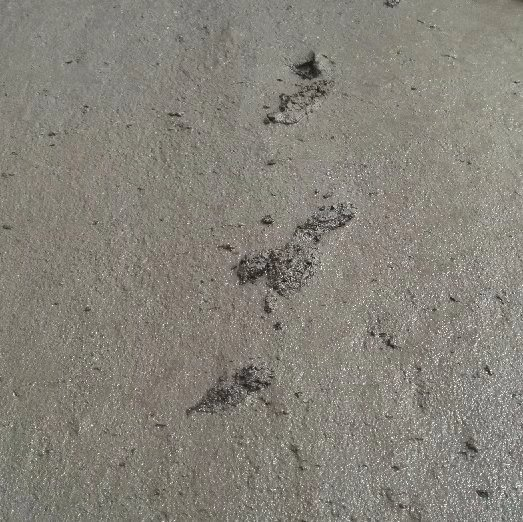
//> input picture images/shuini.jpg, 523 x 522 px
$ ./main064   (built with g++ and OpenCV 4)
//> lines starting //> are read from the running program, lines starting //| are printed output that depends on the picture; after the words box and inside, x2 and y2 are one past the last pixel; in counts of white or black regions, pixels touching at a corner belong together
/*
图像形态学 – 开操作
形态学的开操作是基于腐蚀与膨胀两个操作的组合实现的
开操作 = 腐蚀 + 膨胀
开操作的作用：
开操作可以删除二值图像中小的干扰块，降低图像二值化之后噪点过多的问题，

void cv::morphologyEx(
	InputArray src,
	OutputArray dst,
	int op,
	InputArray kernel,
	Point anchor = Point(-1,-1),
	int iterations = 1,
	int borderType = BORDER_CONSTANT,
)

src 输入图像
dst 输出图像
op 形态学操作
kernel 结构元素
anchor 中心位置锚定
iterations 循环次数
borderType 边缘填充类型

其中op指定为MORPH_OPEN 即表示使用开操作
*/

#include <opencv2/imgproc.hpp>
#include <opencv2/highgui.hpp>
#include <math.h>
using namespace cv;
using namespace std;
int main(int argc, char** argv)
{
	Mat dresult, eresult;
	Mat src = imread("../images/shuini.jpg");
//> src is the input picture: 522 rows x 523 cols, CV_8UC3; mean B, G, R 121.3, 130.4, 133.9

	// 二值图像
	Mat gray, binary, result;
	cvtColor(src, gray, COLOR_BGR2GRAY);
	GaussianBlur(gray, gray, Size(9, 9), 0, 0);
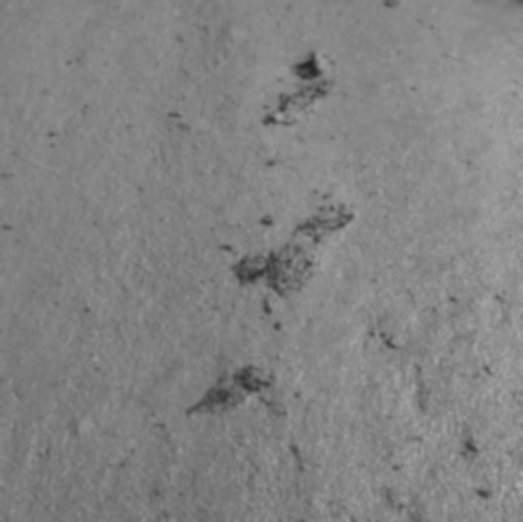
//> gray: 522 rows x 523 cols, CV_8UC1; min 34, max 171, mean 130.5
	adaptiveThreshold(gray, binary, 255, ADAPTIVE_THRESH_GAUSSIAN_C, THRESH_BINARY_INV, 45, 15);
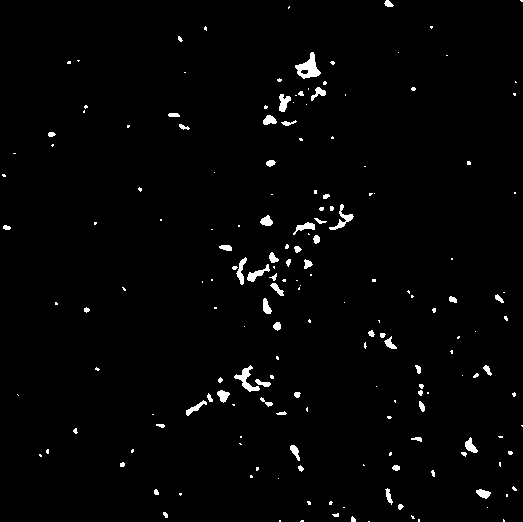
//> binary: 522 rows x 523 cols, CV_8UC1; 1.8% white; 181 white regions (117 under 20 px), largest, box (x1, y1, x2, y2) and area: (295, 52, 321, 79) 336, (234, 365, 260, 392) 232, (329, 204, 354, 230) 173
	imshow("binary", binary);

	// 定义结构元素 5x5大小矩形
	Mat se = getStructuringElement(MORPH_RECT, Size(5, 5), Point(-1, -1));
	morphologyEx(binary, result, MORPH_OPEN, se);
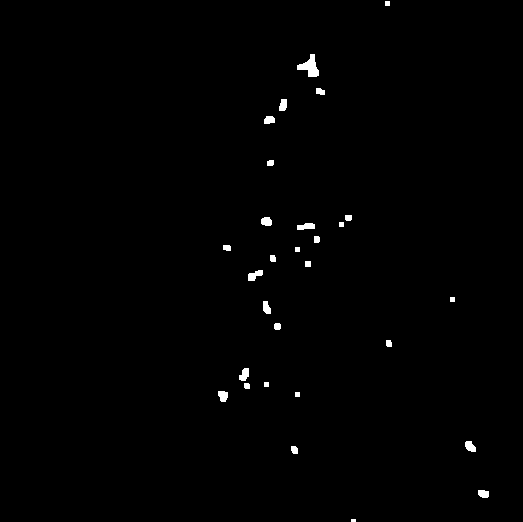
//> result: 522 rows x 523 cols, CV_8UC1; 0.64% white; 29 white regions (1 under 20 px), largest, box (x1, y1, x2, y2) and area: (297, 54, 319, 77) 261, (248, 270, 263, 281) 102, (297, 223, 315, 230) 98

	// 显示
	imshow("open demo", result);
	waitKey(0);
	destroyAllWindows();

	return 0;
}
